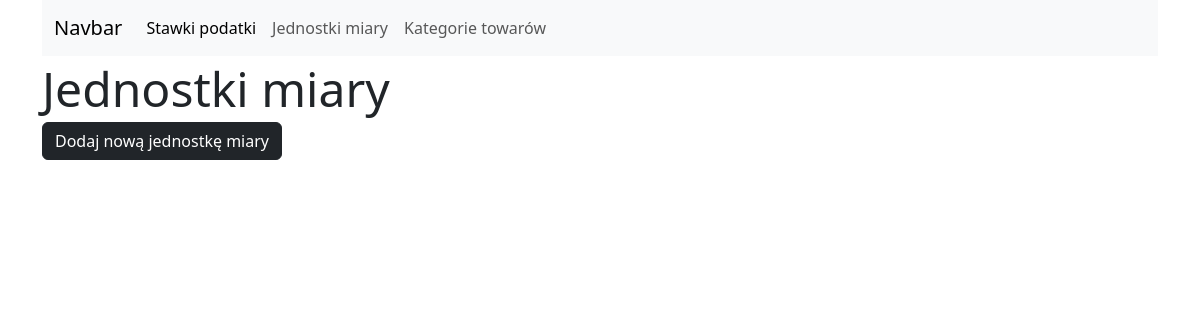
The app's page /units/list, older data.
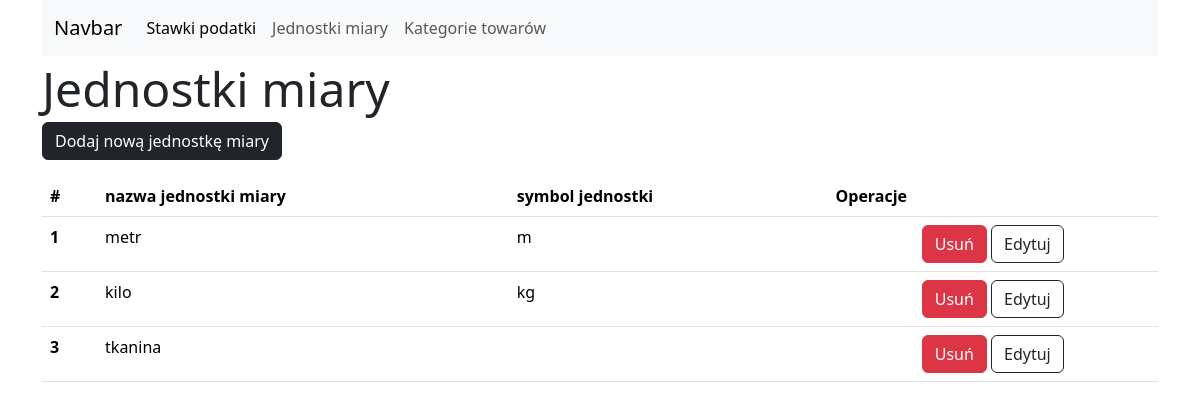
The same page, newer data.
### tables this page shows
CREATE TABLE measurement_units (
	id INTEGER NOT NULL, 
	name VARCHAR(35) NOT NULL, 
	unit_symbol VARCHAR(3) NOT NULL, 
	PRIMARY KEY (id)
);

### blueprints/units_bp.py (the view)
@units_blueprint.route('/units/list')
def list_tax_rates():
    list_data = db.show_all_units()
    return render_template('simple_forms/units.html', list_data=list_data, settings=settings)

### db_cms/db_cms_core.py (called while the page is built)
    def __show_all_elements(self, table):
        selected = select([table])
        with self.__engine__.connect() as conn:
            return conn.execute(selected).all()

    def show_all_units(self):
        return self.__show_all_elements(self.measurement_units)

### templates/simple_forms/units.html (shortened to what this page needs)
{% extends "simple_forms/base.html" %}
{% from 'bootstrap5/form.html' import render_field %}
{% block form_content %}
<a href="/units/new" class="btn btn-dark">{{settings['button_name']}}</a>
{% endblock %}
{% block element_list %}
    {% if list_data: %}
        <table class="table my-3">
            <thead>
            <tr>
                <th scope="col">#</th>
                {% for column_title in settings['table_headers']: %}
                <th scope="col">{{column_title}}</th>
                {% endfor%}
                <th scope="col">Operacje</th>
            </tr>
            </thead>
            <tbody>
            {% for row in list_data: %}
            <tr>
                <th scope="row">{{loop.index}}</th>
                <td>{{row['name']}}</td>
                <td>{{row['unit_symbol']}}</td>
                <td class="text-center">
                    <button class="btn btn-danger">Usuń</button>
                    <a class="btn border-1 border-dark" href="{{'/units/edit/' ~ row['id']}}">Edytuj</a>
                </td>
            </tr>
            {% endfor %}
            </tbody>
        </table>
    {% endif %}
{% endblock %}

Row changes from the older to the newer data that the page shows:
added measurement_units: name "metr", unit_symbol "m"
added measurement_units: name "kilo", unit_symbol "kg"
added measurement_units: name "tkanina"
Text that changed along with them:
text now shown: "# Operacje"
new list line: "nazwa jednostki miary"
new list line: "symbol jednostki"
